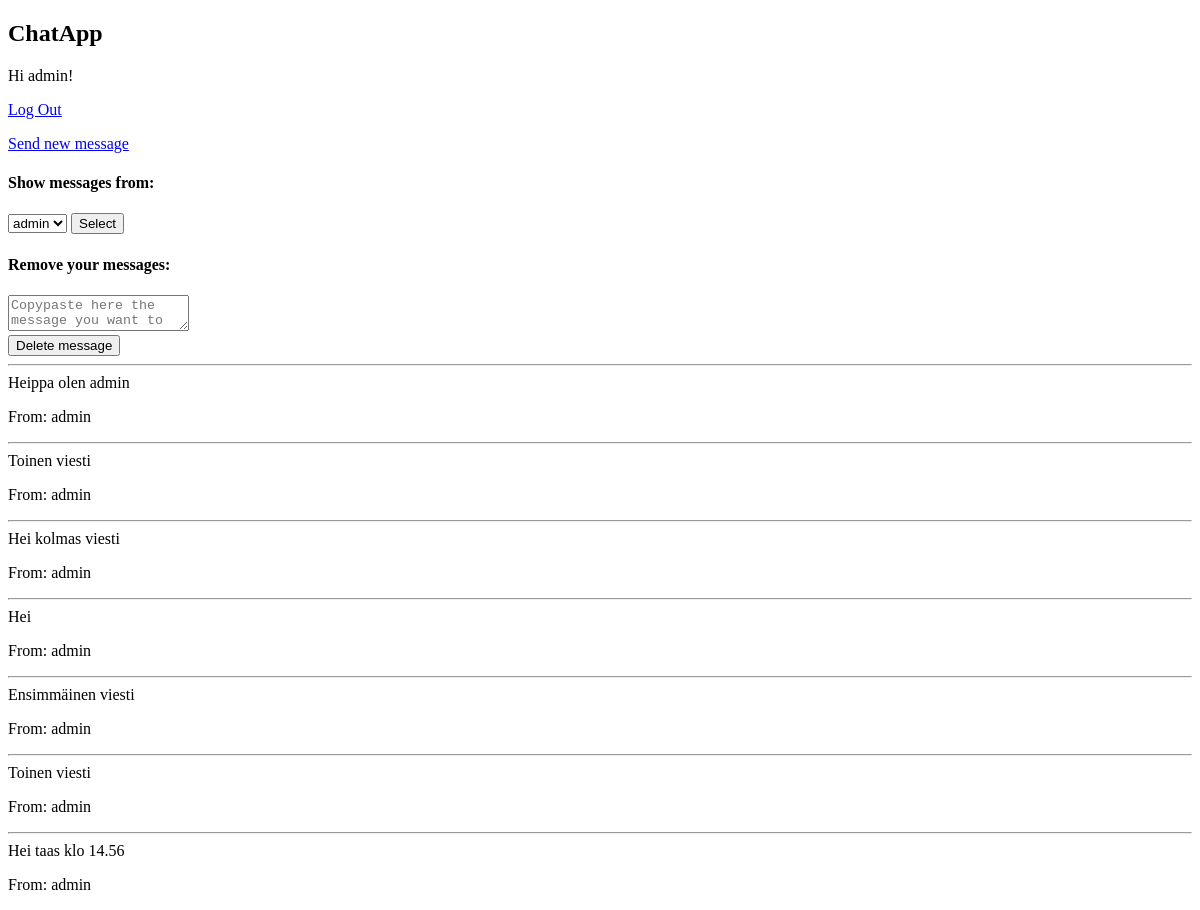
The app's page / (signed in), older data.
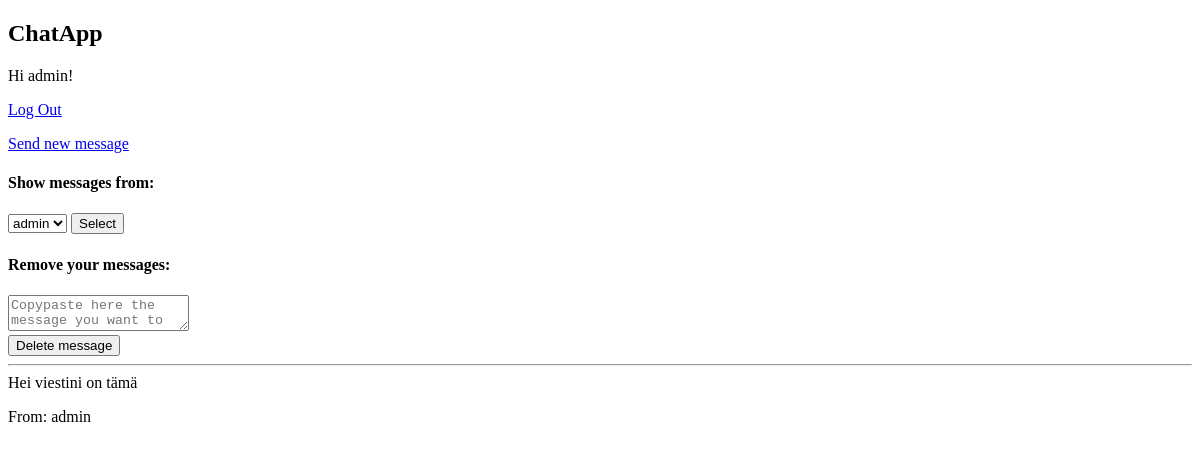
The same page, newer data.
### chatapp/models.py (models this page shows, shortened)
class Message(models.Model):
    content = models.TextField(max_length=1000)
    user = models.ForeignKey(User, on_delete=models.CASCADE)

### chatapp/views.py (the view)
# urls.py: 2. Add a URL to urlpatterns:  path('', views.home, name='home')
def home(request):
    context = {}
    context["users"] = User.objects.all()
    if 'username' in request.session:
        username = request.session['username']
        user_id = User.objects.raw(f"SELECT id, username FROM auth_user WHERE username='{str(username)}' ORDER BY id")[0].id
        messages = Message.objects.filter(user_id=user_id)
    else:
        messages = Message.objects.all()
    context["messages"] = messages
    return render(request, 'home.html', context)

### chatapp/templates/home.html (shortened to what this page needs)
{% extends 'base.html' %}
{% block content %}
<h2>ChatApp</h2>
{% if user.is_authenticated %}
  Hi {{ user.username }}!
  <p><a href="{% url 'logout' %}">Log Out</a></p>
  <a href="/chatapp">Send new message</a>
  <h4>Show messages from:</h4>
  <form action="/filter" method="POST">
      <select name="username" id="user_select">
          {% for username in users %}
              <option value="{{ username }}">{{ username }}</option>
          {% endfor %}
      </select>
      <input type="submit" value="Select">
  </form>
  <div>
    <h4>Remove your messages:</h4>
    <form action="/delete" method="get">
        <textarea id="message" name="message" type="text" maxlength=300 placeholder="Copypaste here the message you want to delete"></textarea><br>
        <input id="submit" type="submit" value="Delete message"><br>
    </form>
</div>
  {% for message in messages %}
    <hr>
      {{ message.content }}
      <p>
      From: {{ message.user.username }}
      <p>
  {% endfor %}
{% else %}
  <p>You are not logged in</p>
  <a href="{% url 'login' %}">Log In</a>
  <p>Or </p>
  <a href="{% url 'signin' %}">Create new user</a>
{% endif %}
{% endblock %}

### chatapp/templates/base.html (shortened to what this page needs)
<!DOCTYPE html>
<html>
<head>
</head>
<body>
  <main>
    {% block content %}
    {% endblock %}
  </main>
</body>
</html>

Row changes from the older to the newer data that the page shows:
removed Message: content "Heippa olen admin", user.username "admin"
removed Message: content "Toinen viesti", user.username "admin"
removed Message: content "Hei kolmas viesti", user.username "admin"
removed Message: content "Hei", user.username "admin"
removed Message: content "Ensimmäinen viesti", user.username "admin"
removed Message: content "Toinen viesti", user.username "admin"
removed Message: content "Hei taas klo 14.56", user.username "admin"
added Message: content "Hei viestini on tämä", user.username "admin"
